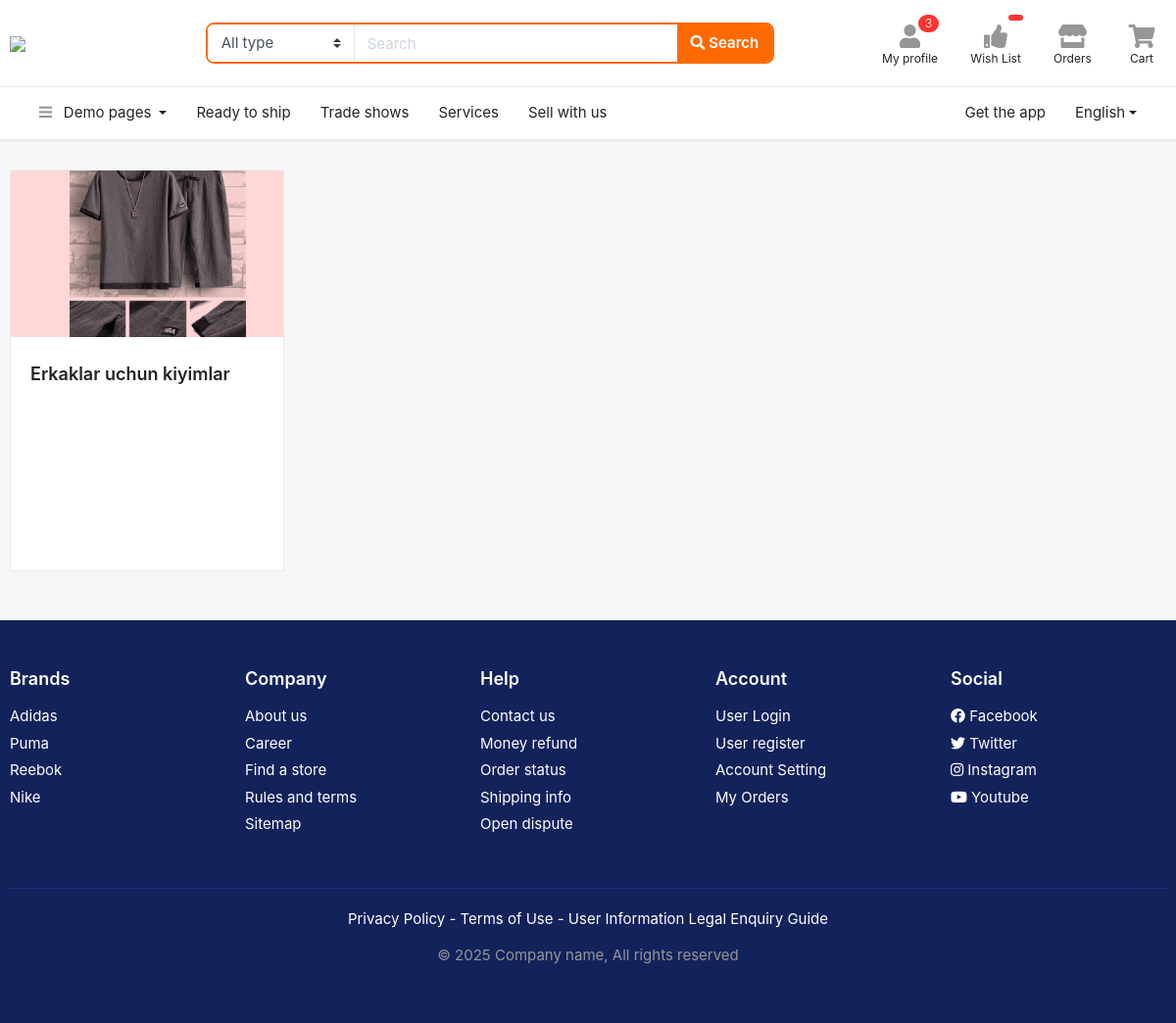
The app's page /kiyim/sub-categories/, older data.
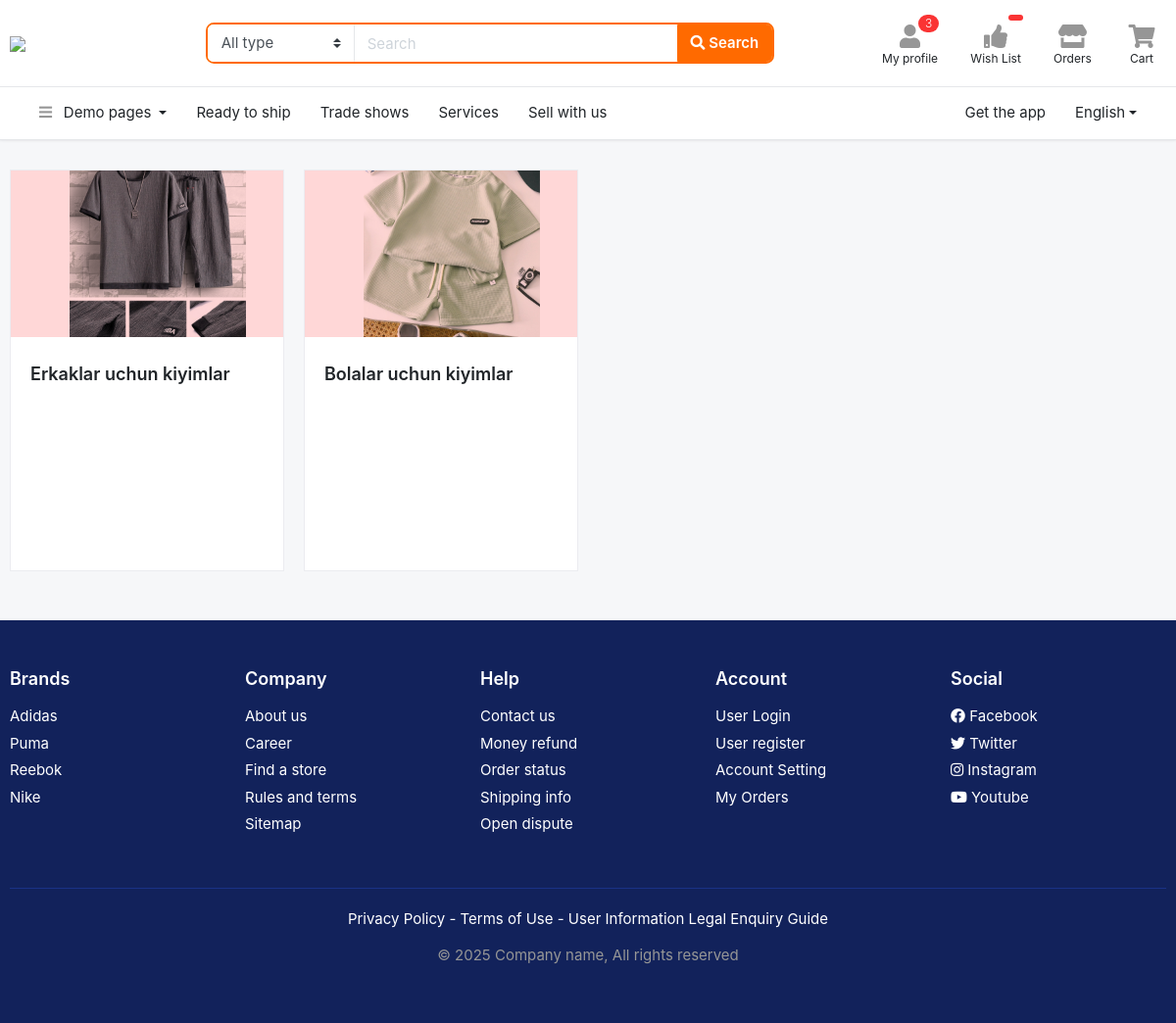
The same page, newer data.
### main/models.py (models this page shows, shortened)
class SubCategory(models.Model):
    title = models.CharField(max_length=255)
    image = models.ImageField(upload_to='images/', null=True, blank=True)
    slug = models.SlugField(max_length=255, unique=True, blank=True, null=True)
    category = models.ForeignKey(Category, on_delete=models.CASCADE)

### main/views.py (the view)
# urls.py: path('<category_slug>/sub-categories/', CategoryView.as_view(), name='category'),
class CategoryView(View):
    def get(self, request, category_slug):
        category = get_object_or_404(Category, slug=category_slug)
        context = {
            'category': category
        }
        return render(request, 'category.html', context)

### templates/category.html
{% extends 'base.html' %}
{% block content %}
<section class="section-content padding-y">
<div class="container">
<nav class="row">
	{% for sub_category in category.subcategory_set.all %}
		<div class="col-md-3">
			<div class="card card-category">
			  <div class="img-wrap" style="background: #ffd7d7; width: 300px;">
			  	<img src="{{ sub_category.image.url }}">
			  </div>
			  <div class="card-body">
			    <h4 class="card-title"><a href="{% url 'sub-category' category.slug sub_category.slug %}">{{ sub_category.title }}</a></h4>
			  </div>
			</div>
        </div>
	{% endfor %}
</nav>
</div>
</section>
{% endblock %}

Row changes from the older to the newer data that the page shows:
added SubCategory: image (picture), title "Bolalar uchun kiyimlar"
